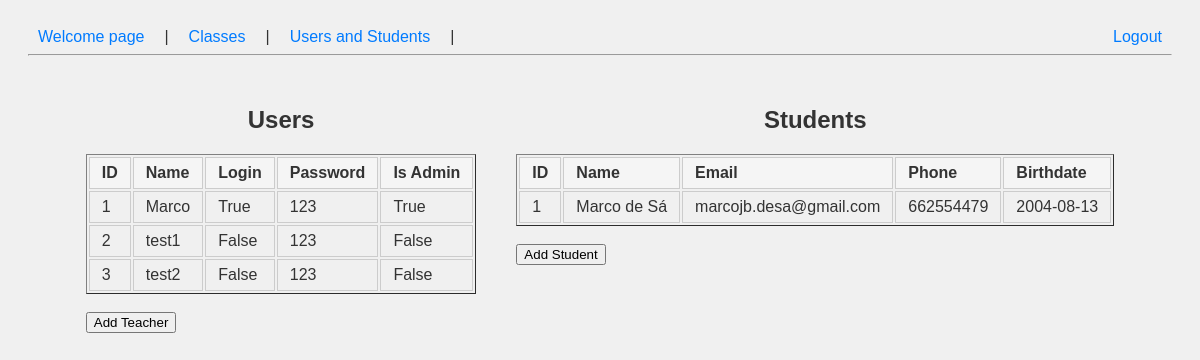
/users, run on an earlier commit of the app's database.
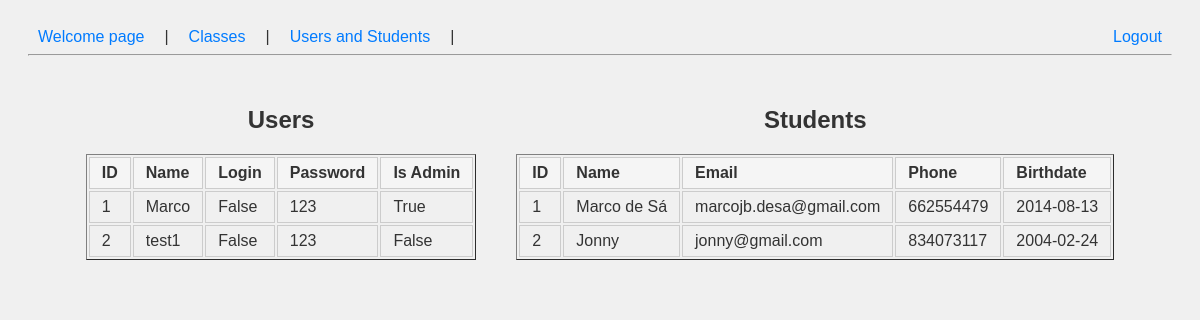
And on a later commit of the database.
### models.py (models this page shows)
class BaseModel(Model):
    class Meta:
        database = db

class User(BaseModel):
    id_user = AutoField()
    name = CharField()
    is_admin = BooleanField() # True if admin, False if teacher
    login = BooleanField(unique=False)
    password = CharField() # Store hashed passwords in production

class Student(BaseModel):
    id_student = AutoField()
    name = CharField()
    email = CharField(unique=True)
    phone = CharField(null=True)
    birthdate = DateField()

### app.py (the view)
@app.route('/users')
def user_manage():
    users = User.select()
    students = Student.select()
    current_user = User.select().where(User.login == True).first()
    return render_template('userManage.html', users=users, students=students, current_user=current_user)

### templates/userManage.html (shortened to what this page needs)
{% extends "dashboard.html" %}
{% block content %}
<div class="side-by-side-tables">
    <div>
        <h2>Users</h2>
        <table border="1">
            <tr>
                <th>ID</th>
                <th>Name</th>
                <th>Login</th>
                <th>Password</th>
                <th>Is Admin</th>
            </tr>
            {% for user in users %}
            <tr>
                <td>{{ user.id_user }}</td>
                <td>{{ user.name }}</td>
                <td>{{ user.login }}</td>
                <td>{{ user.password }}</td>
                <td>{{ user.is_admin }}</td>
            </tr>
            {% endfor %}
        </table>
        <br>
        {% if current_user and current_user.is_admin %}
        <a href='/addTeacher' class="add-student-btn">
            <button type="button">Add Teacher</button>
        </a>
        {% endif %}
    </div>
    <div>
        <h2>Students</h2>
        <table border="1">
            <tr>
                <th>ID</th>
                <th>Name</th>
                <th>Email</th>
                <th>Phone</th>
                <th>Birthdate</th>
            </tr>
            {% for student in students %}
            <tr>
                <td>{{ student.id_student }}</td>
                <td>{{ student.name }}</td>
                <td>{{ student.email }}</td>
                <td>{{ student.phone }}</td>
                <td>{{ student.birthdate }}</td>
            </tr>
            {% endfor %}
        </table>
        <br>
        {% if current_user and current_user.is_admin %}
        <a href='/add_student' class="add-student-btn">
            <button type="button">Add Student</button>
        </a>
        {% endif %}
    </div>
</div>
{% endblock %}

What changed in the data, as far as the page shows it:
removed User: id_user "3", name "test2", login "False", password "123", is_admin "False"
changed User "Marco": login "True" → "False"
changed Student "Marco de Sá": birthdate "2004-08-13" → "2014-08-13"
added Student: id_student "2", name "Jonny", email "jonny@gmail.com", phone "834073117", birthdate "2004-02-24"
Also different on the page:
text no longer shown: "Add Teacher Add Student"
